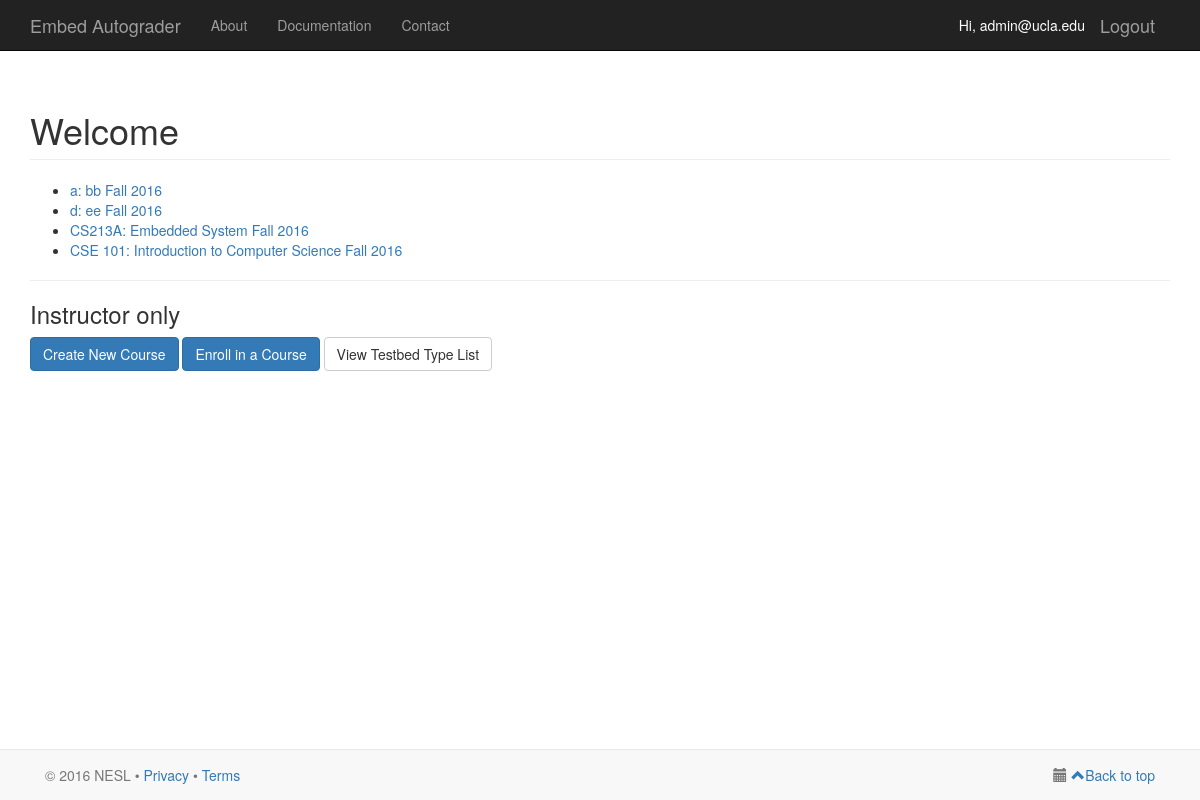
The app's page / (signed in) with its own data.
### serapis/models.py (models this page shows)
class Course(models.Model):
    FALL = 0
    WINTER = 1
    SPRING = 2
    SUMMER = 3
    QUARTER_TYPES = (
        (FALL, 'Fall'),
        (WINTER, 'Winter'),
        (SPRING, 'Spring'),
        (SUMMER, 'Summer'),
    )
    YEAR_CHOICES = []
    for r in range(2015, (datetime.datetime.now().year+2)):
        YEAR_CHOICES.append((r,r))
    owner_id = models.ForeignKey(User, on_delete = models.CASCADE)
    course_code = models.CharField(max_length = 10, default = '')
    name = models.CharField(max_length = 100, default = '')
    description = models.TextField()
    quarter = models.IntegerField(choices=QUARTER_TYPES, default=FALL)
    year = models.IntegerField(choices=YEAR_CHOICES, default=datetime.datetime.now().year)
    def __str__(self):
        return '%s: %s %s %d' % (self.course_code, self.name, self.get_quarter_display(), self.year)

### serapis/views.py (the view)
# urls.py: url(r'^$', views.homepage, name='homepage'),
@login_required(login_url='/login/')
def homepage(request):
    username = request.user
    user = User.objects.filter(username=username)[0]
    user_profile = UserProfile.objects.filter(user=user)[0]
    course_user_list = CourseUserList.objects.filter(user_id=user)
    course_list = [Course.objects.filter(id=cu.course_id.id)[0] for cu in course_user_list]
    template_context = {
            'user_profile': user_profile,
            'myuser': request.user,
            'course_list': course_list,
    }
    return render(request, 'serapis/homepage.html', template_context)

### serapis/templates/serapis/homepage.html (shortened to what this page needs)
{% extends 'serapis/base.html' %}
{% load staticfiles %}
{% block content %}
    <div class="container">
        <h1 class="page-header">Welcome</h1>
        {% if not course_list %}
            <p>No courses are available.</p>
        {% else %}
            <ul>
                {% for course in course_list %}
                    <li><a href="{% url 'course' course.id %}">{{ course }}</a></li>
                {% endfor %}
            </ul>
        {% endif %}
        {% if user_profile.user_role == user_profile.ROLE_SUPER_USER or user_profile.user_role == user_profile.ROLE_INSTRUCTOR or user_profile.user_role == user_profile.ROLE_TA %}
            <hr/>
            <h3>Instructor only</h3>
            <p>
                {% if perms.serapis.add_course %}
                    <a href="{% url 'create-course' %}" class="btn btn-primary">Create New Course</a>
                {% endif %}
                <a href="{% url 'enroll-course' %}" class="btn btn-primary">Enroll in a Course</a>
                <a href="{% url 'testbed-type-list' %}" class="btn btn-default">View Testbed Type List</a>
            </p>
        {% endif %}
    </div>
{% endblock %}

### serapis/templates/serapis/base.html (shortened to what this page needs)
{% load staticfiles %}
<!DOCTYPE html>
<html lang="en">
    <head>
        <link href="{% static 'bootstrap/css/bootstrap.min.css' %}" rel="stylesheet">
        <link href="{% static 'bootstrap/css/bootstrap-datetimepicker.css' %}" rel="stylesheet">
        <link href="http://code.jquery.com/ui/1.11.1/themes/smoothness/jquery-ui.css" rel="stylesheet">
        <link rel="stylesheet" href="//maxcdn.bootstrapcdn.com/font-awesome/4.3.0/css/font-awesome.min.css">
    </head>
    <body>
        <nav class="navbar navbar-inverse navbar-fixed-top" role="navigation">
            <div class="container">
                <div class="navbar-header">
                    <a class="navbar-brand" href="{% url 'homepage' %}">Embed Autograder</a>
                </div>
                {% if myuser.is_authenticated %}
                    <a href="{% url 'logout' %}" class="navbar-brand pull-right">Logout</a>
                    <span class="navbar-brand pull-right" style="font-size:14px; color:white">Hi, {{ myuser.username }}</span>
                {% endif %}
                <div class="collapse navbar-collapse" id="bs-example-navbar-collapse-1">
                    <ul class="nav navbar-nav">
                        <li><a href="#">About</a></li>
                        <li><a href="#">Documentation</a></li>
                        <li><a href="#">Contact</a></li>
                    </ul>
                </div>
            </div>
        </nav>
        {% block content %}
        {% endblock %}
        <div class="navbar navbar-default navbar-fixed-bottom">
        <div class="container">
            <p class="navbar-text pull-left">© 2016 NESL •
                <a href="http://nesl.ee.ucla.edu/privacy">Privacy</a>
                <span>•</span>
                <a href="http://nesl.ee.ucla.edu/terms">Terms</a>
            </p>
            <div class="navbar-text pull-right">
                <i class="glyphicon glyphicon-calendar" aria-hidden="true"></i>
                <a href="#Top"><span class="glyphicon-class glyphicon glyphicon-chevron-up"></span>Back to top</a>
            </div>
        </div>
    </body>
</html>

### serapis/templates/serapis/base.html (style rules this page uses)
body { padding-top: 70px; padding-bottom: 70px; }

### records on screen
Course: course_code+name+quarter "a: bb Fall 2016"
Course: course_code+name+quarter "d: ee Fall 2016"
Course: course_code+name+quarter "CS213A: Embedded System Fall 2016"
Course: course_code+name+quarter "CSE 101: Introduction to Computer Science Fall 2016"

### other values on screen
{{ myuser.username }} "admin@ucla.edu"
